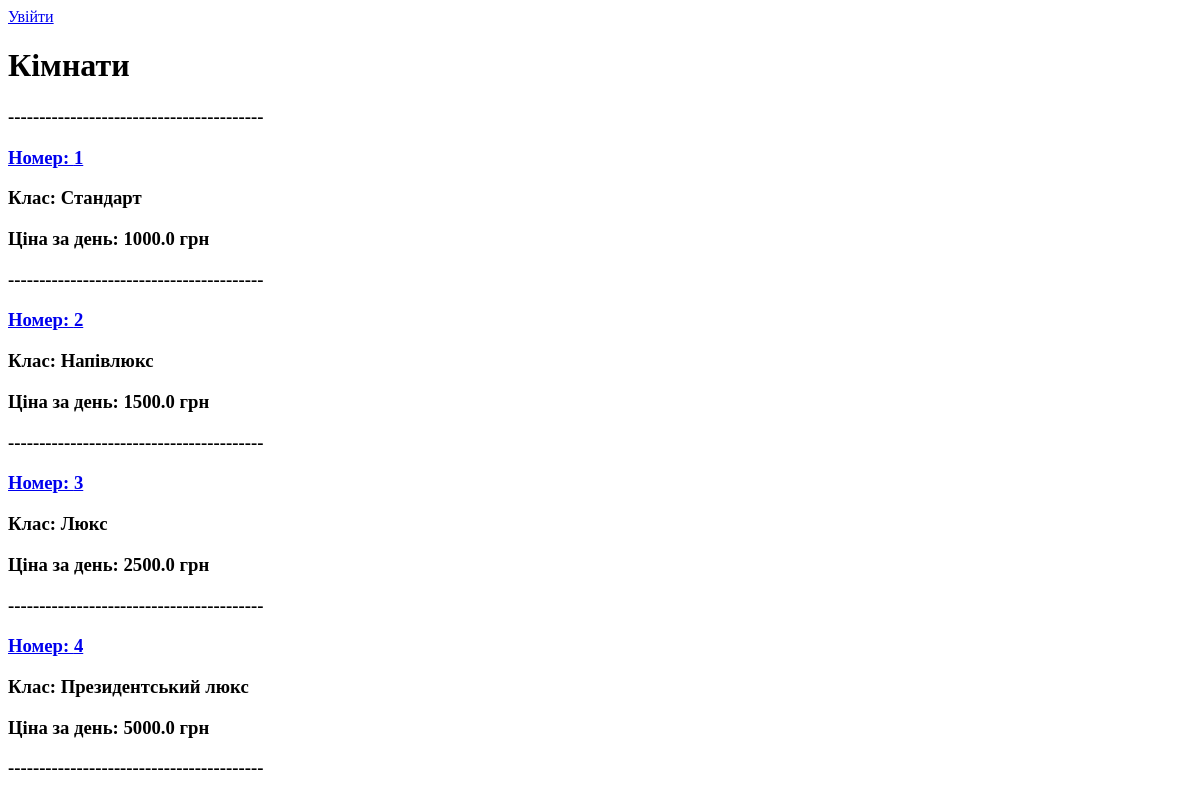
Before: / with the older database file.
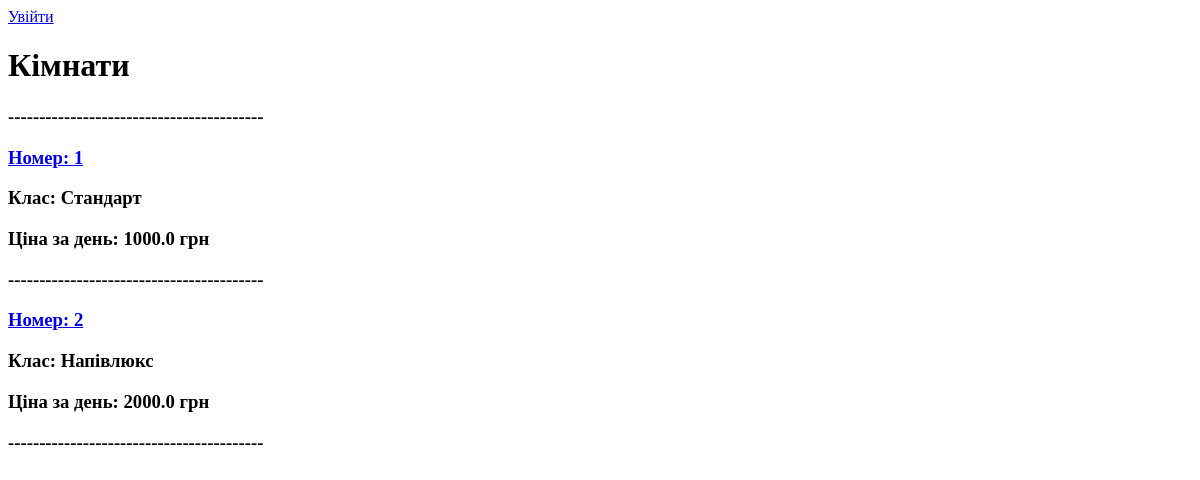
After: the same page with the newer database file.
### app/models.py (models this page shows, shortened)
class Room(models.Model):
    num_room = models.IntegerField(unique=True, null=False)
    num_beds = models.IntegerField(null=False)
    room_class = models.CharField(null=False, max_length=20)
    price = models.FloatField(null=False)
    booking_status = models.BooleanField(null=False)

### app/views.py (the view)
# urls.py: path('', app_vievs.room_list_func, name = 'room_list'),
def room_list_func(request):
    room_list = Room.objects.all()
    context = {"room_list": room_list}
    return render(
        request,
        template_name = 'app/index.html',
        context = context,
    )

### templates/app/index.html (shortened to what this page needs)
<!DOCTYPE html>
<html lang="en">
<head>
</head>
<body>
    {% include 'app/hat.html' %}
    <h1> Кімнати </h1>
    <h3> ----------------------------------------- </h3>
    {% if room_list %}
        {% for room in room_list %}
            <a href="{% url 'room_detail' num_room=room.num_room %}"><h3> Номер: {{ room.num_room }} </h3></a>
            <h3> Клас: {{ room.room_class }} </h3>
            <h3> Ціна за день: {{ room.price }} грн </h3>
            <h3> ----------------------------------------- </h3>
        {% endfor %}
    {% else %}
        <h3> Немає номерів </h3>
    {% endif %}
</body>
</html>

### templates/app/hat.html (shortened to what this page needs)
<!DOCTYPE html>
<html lang="en">
<head>
</head>
<body>
    {% if user.is_authenticated %}
        <p>Привіт, {{ user.username }}!</p>
        <a href="{% url 'logout' %}">Вийти</a>
    {% else %}
        <a href="{% url 'login' %}">Увійти</a>
    {% endif %}
</body>
</html>

Changed rows visible on the page:
removed Room: num_room "3", room_class "Люкс", price "2500.0"
removed Room: num_room "4", room_class "Президентський люкс", price "5000.0"
changed Room "Напівлюкс": price "1500.0" → "2000.0"
